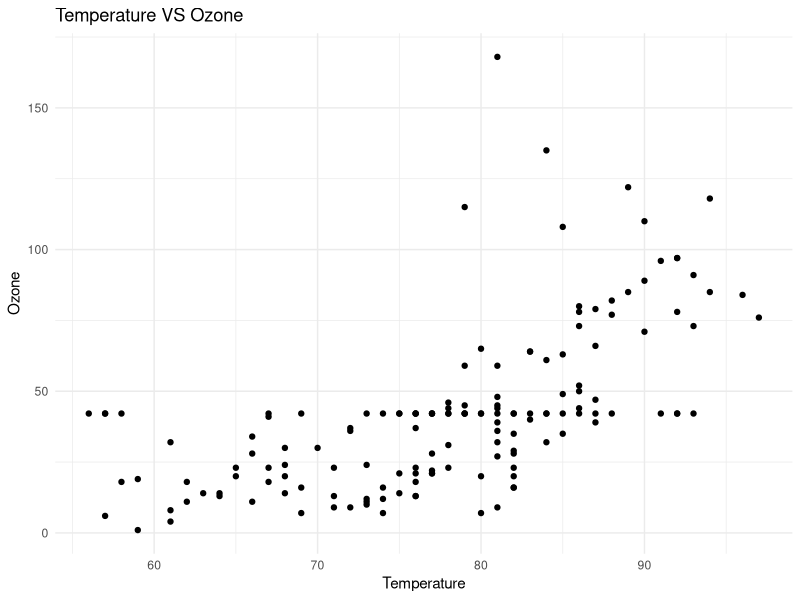

Write R code to recreate this figure.
library(ggplot2)
library(dplyr)

data("airquality")
head(airquality)
str(airquality)

colSums(is.na(airquality))

clean_data<- airquality %>%
  mutate(
    Ozone=ifelse(is.na(Ozone), mean(Ozone, na.rm=TRUE),Ozone),
    Solar.R=ifelse(is.na(Ozone),mean(Solar.R, na.rm=TRUE),Solar.R))
head(clean_data)

clean_data<-distinct(clean_data)
nrow(clean_data)

report<-clean_data %>%
  summarise(
    Average_Ozone= mean(Ozone), Average_Solar_R=mean(Solar.R), Average_Wind= mean(Wind),
    Average_Temperature= mean(Temp)
  )
print(report)

print(ggplot(clean_data,aes(x=Temp,y=Ozone))+ geom_point()+
        labs( title = "Temperature VS Ozone", x="Temperature", y="Ozone")+theme_minimal()
)
